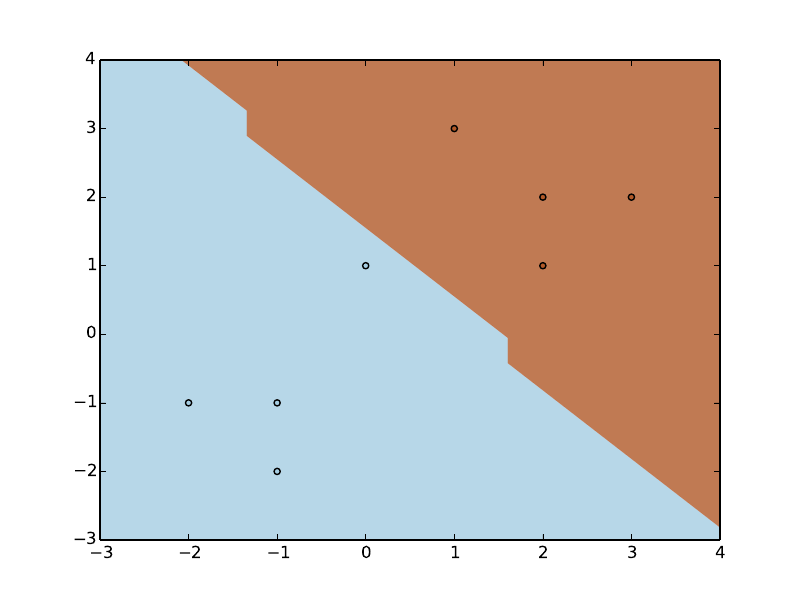

The Python source for this figure:
#!/usr/bin/env python

import svmpy
import logging
import numpy as np
import matplotlib.pyplot as plt
import matplotlib.cm as cm
import itertools
import argh
import sys


def example(num_samples=8, num_features=2, grid_size=20, filename="example2.pdf"):
    l=[2.0,1.0,2.0,2.0,3.0,2.0,1.0,3.0,0.0,1.0,-1.0,-1.0,-1.0,-2.0,-2.0,-1.0]  # here put your input training vectors
    lmat=np.asarray(l)
    lab=[1.0,1.0,1.0,1.0,-1.0,-1.0,-1.0,-1.0] # here put your labels 
    llab=np.asarray(lab)
    
    samples = np.matrix(lmat # defining training matrix
                        .reshape(num_samples, num_features)) # re-shaping the matrix 
    
    labels = np.matrix(llab # defining training matrix
                        .reshape(num_samples, 1)) # re-shaping the matrix
   
    trainer = svmpy.SVMTrainer(svmpy.Kernel.linear(), 0.1) # linear kernel 
    predictor = trainer.train(samples, labels)

    plot(predictor, samples, labels, grid_size, filename)

    # predict 
    print "training performed , predict !"
    i=raw_input("space seperated coordinates of prediction vector : ")
    try:
        s=i.split()
        x=[float(s[0]),float(s[1])]
    except:
        sys.exit(0)
    try:
        xmat=np.asarray(x)
        xp=np.matrix(xmat # defining training matrix
                        .reshape(1, num_features)) # re-shaping the predict input 
        print predictor.predict(xp)
    except:
         sys.exit(0)

def plot(predictor, X, y, grid_size, filename):
    x_min, x_max = X[:, 0].min() - 1, X[:, 0].max() + 1
    y_min, y_max = X[:, 1].min() - 1, X[:, 1].max() + 1
    xx, yy = np.meshgrid(np.linspace(x_min, x_max, grid_size),
                         np.linspace(y_min, y_max, grid_size),
                         indexing='ij')
    flatten = lambda m: np.array(m).reshape(-1,)

    result = []
    for (i, j) in itertools.product(range(grid_size), range(grid_size)):
        point = np.array([xx[i, j], yy[i, j]]).reshape(1, 2)
        result.append(predictor.predict(point))

    Z = np.array(result).reshape(xx.shape)

    plt.contourf(xx, yy, Z,
                 cmap=cm.Paired,
                 levels=[-0.001, 0.001],
                 extend='both',
                 alpha=0.8)
    plt.scatter(flatten(X[:, 0]), flatten(X[:, 1]),
                c=flatten(y), cmap=cm.Paired)
    plt.xlim(x_min, x_max)
    plt.ylim(y_min, y_max)
    plt.savefig(filename)


if __name__ == "__main__":
    logging.basicConfig(level=logging.ERROR)
    argh.dispatch_command(example)
